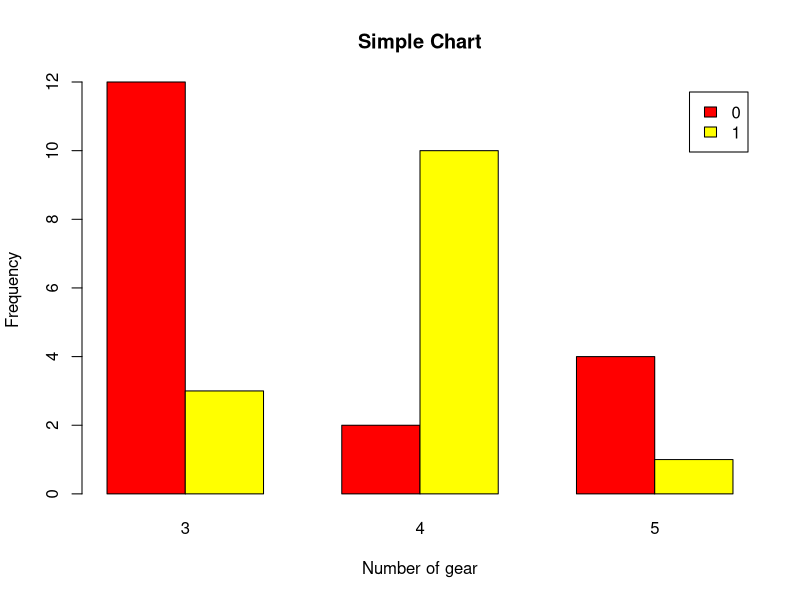

Write R code to recreate this figure.
#taking gear column values from mtcars
count=table(mtcars$vs,mtcars$gear)
#barplot(table name,horiz = true)
#deafult horiz is false
#Beside tells whether the two charts should be side or stack above
count
barplot(count,beside = TRUE,
        legend=rownames(count),
        main="Simple Chart",
        xlab = "Number of gear",
        ylab ="Frequency",
        col = c("red","yellow"))
#giving parameters for legend,colours,clable,ylabels
mtcars